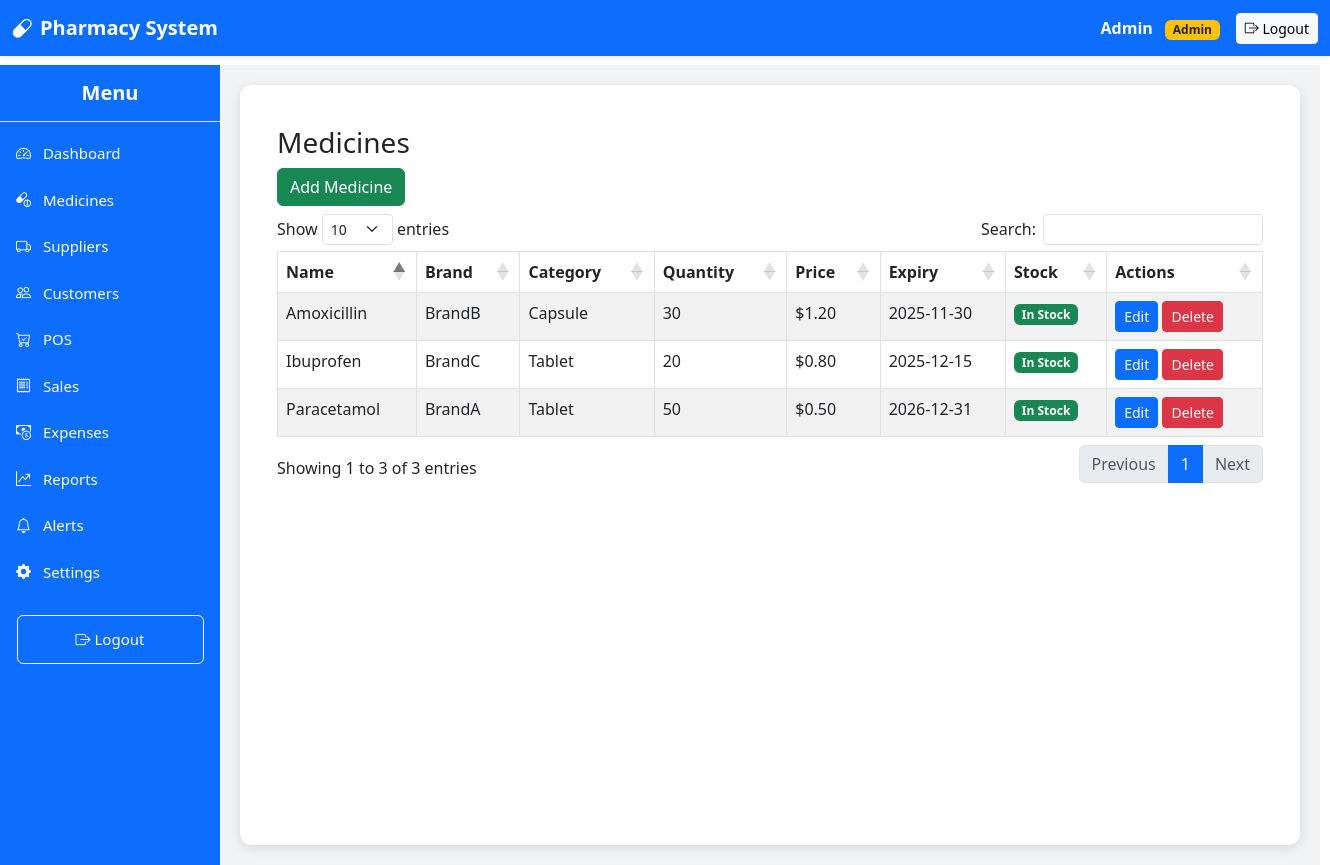
The page /medicines.php (signed in) on the database its author committed.
### tables this page shows
CREATE TABLE IF NOT EXISTS medicines (
    id INT AUTO_INCREMENT PRIMARY KEY,
    name VARCHAR(100) NOT NULL,
    brand VARCHAR(100),
    category VARCHAR(100),
    quantity INT DEFAULT 0,
    price DECIMAL(10,2) DEFAULT 0,
    expiry_date DATE,
    barcode VARCHAR(50),
    created_at TIMESTAMP DEFAULT CURRENT_TIMESTAMP
);

### medicines.php (the view, shortened to what this page needs)
<?php
require 'db.php';
$medicines = $pdo->query("SELECT * FROM medicines")->fetchAll(PDO::FETCH_ASSOC);
?>
<!doctype html>
<html lang="en">
<head>
<link href="https://cdn.jsdelivr.net/npm/bootstrap@5.3.0/dist/css/bootstrap.min.css" rel="stylesheet">
<link rel="stylesheet" href="https://cdn.datatables.net/1.13.5/css/dataTables.bootstrap5.min.css">
<link href="https://cdn.jsdelivr.net/npm/bootstrap-icons@1.10.5/font/bootstrap-icons.css" rel="stylesheet">
<link href="https://cdn.jsdelivr.net/npm/bootstrap@5.3.0/dist/css/bootstrap.min.css" rel="stylesheet">
</head>
<body>
  <?php include 'topbar.php'; ?>
<div class="d-flex">
 <?php include 'sidebar.php'; ?>
<div class="content-wrapper">
   <div class="content-inner">
<div class="container mt-3">
<h3>Medicines</h3>
<button class="btn btn-success mb-2" data-bs-toggle="modal" data-bs-target="#addMedicineModal">Add Medicine</button>
<table class="table table-striped table-bordered" id="medicinesTable">
<thead><tr><th>Name</th><th>Brand</th><th>Category</th><th>Quantity</th><th>Price</th><th>Expiry</th><th>Stock</th><th>Actions</th></tr></thead>
<tbody>
<?php foreach($medicines as $m): ?>
<tr>
<td><?= $m['name'] ?></td>
<td><?= $m['brand'] ?></td>
<td><?= $m['category'] ?></td>
<td><?= $m['quantity'] ?></td>
<td>$<?= $m['price'] ?></td>
<td><?= $m['expiry_date'] ?></td>
<td>
<?php if($m['quantity']<10) echo '<span class="badge bg-danger">Low</span>';
else echo '<span class="badge bg-success">In Stock</span>'; ?>
</td>
<td>
<button class="btn btn-sm btn-primary">Edit</button>
<button class="btn btn-sm btn-danger">Delete</button>
</td>
</tr>
<?php endforeach; ?>
</tbody>
</table>
</div>
</div>
</div>
</body>
</html>

### topbar.php (shortened to what this page needs)
<nav class="navbar navbar-expand-lg navbar-dark bg-primary shadow-sm fixed-top">
  <div class="container-fluid">
    <a class="navbar-brand fw-bold d-flex align-items-center" href="dashboard.php">
      <i class="bi bi-capsule me-2"></i> Pharmacy System
    </a>
    <div class="collapse navbar-collapse justify-content-end" id="topbarMenu">
      <ul class="navbar-nav align-items-center">
        <li class="nav-item me-3">
          <span class="text-white fw-semibold">
            <?= $_SESSION['name']; ?>
            <span class="badge bg-warning text-dark ms-2">
              <?= ucfirst($_SESSION['role']); ?>
            </span>
          </span>
        </li>
        <li class="nav-item">
          <a href="logout.php" class="btn btn-light btn-sm">
            <i class="bi bi-box-arrow-right"></i> Logout
          </a>
        </li>
      </ul>
    </div>
  </div>
</nav>

### sidebar.php (shortened to what this page needs)
<div id="sidebarMenu" class="sidebar">
    <h5 class="text-center fw-bold pb-3 border-bottom">Menu</h5>
    <a href="dashboard.php"><i class="bi bi-speedometer2 me-2"></i> Dashboard</a>
    <a href="medicines.php"><i class="bi bi-capsule-pill me-2"></i> Medicines</a>
    <a href="suppliers.php"><i class="bi bi-truck me-2"></i> Suppliers</a>
    <a href="customers.php"><i class="bi bi-people me-2"></i> Customers</a>
    <a href="pos.php"><i class="bi bi-cart-check me-2"></i> POS</a>
    <a href="sales.php"><i class="bi bi-receipt me-2"></i> Sales</a>
    <a href="expenses.php"><i class="bi bi-cash-coin me-2"></i> Expenses</a>
    <a href="reports.php"><i class="bi bi-graph-up-arrow me-2"></i> Reports</a>
    <a href="alerts.php"><i class="bi bi-bell me-2"></i> Alerts</a>
    <?php if($_SESSION['role']=='admin'): ?>
    <a href="settings.php"><i class="bi bi-gear-fill me-2"></i> Settings</a>
    <?php endif; ?>
    <a href="logout.php" class="btn btn-outline-light logout-btn d-block mx-auto">
        <i class="bi bi-box-arrow-right"></i> Logout
    </a>
</div>

### medicines.php (style rules this page uses)
body { overflow-x: hidden; }
.sidebar { min-height: 100vh; background-color: #0d6efd; color: white; padding-top: 1rem; }
.sidebar a { color: white; text-decoration: none; display: block; padding: 0.75rem 1rem; }

### topbar.php (style rules this page uses)
body { padding-top: 65px; }

### sidebar.php (style rules this page uses)
.sidebar { width: 220px; min-height: 100vh; background-color: #0d6efd; color: white; padding-top: 1rem; position: fixed; top: 65px; left: 0; overflow-y: auto; }
.sidebar a { color: white; text-decoration: none; display: block; padding: 0.75rem 1rem; font-size: 15px; }
.sidebar .logout-btn { margin-top: 20px; width: 85%; }
.content-wrapper { margin-left: 260px; padding: 30px; min-height: 100vh; max-width: 1100px; background: #f2f3f5; display: flex; justify-content: center; }
.content-inner { width: 1500px; max-width: 1500px; background: #ffffff; padding: 25px; border-radius: 12px; box-shadow: 0 3px 12px rgba(0,0,0,0.1); }
.content-wrapper { margin-left: 220px; padding: 20px; transition: margin-left .3s; }

### rows shown on the page
medicines: name "Paracetamol", brand "BrandA", category "Tablet", quantity "50", price "0.50", expiry_date "2026-12-31", shows "In Stock"
medicines: name "Amoxicillin", brand "BrandB", category "Capsule", quantity "30", price "1.20", expiry_date "2025-11-30", shows "In Stock"
medicines: name "Ibuprofen", brand "BrandC", category "Tablet", quantity "20", price "0.80", expiry_date "2025-12-15", shows "In Stock"

### other values the page prints
$_SESSION['name'] "Admin"
$_SESSION['role'] "Admin"
